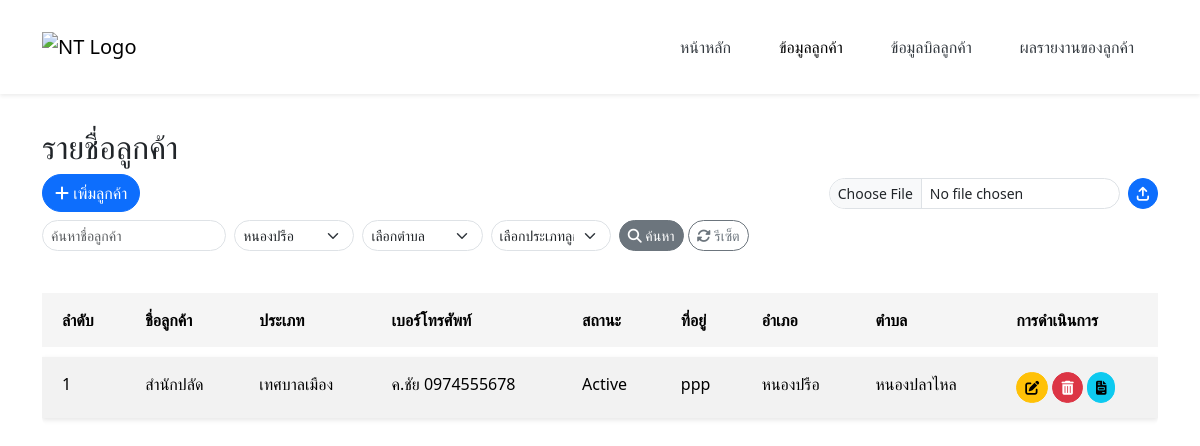
Page /page/customer.php?filter_amphure=7112 on the committed database.
### tables this page shows
CREATE TABLE `customer` (
  `customer_id` int(11) NOT NULL,
  `customer_name` char(100) DEFAULT NULL,
  `customer_type` enum('เทศบาลเมือง','เทศบาลตำบล','อบจ','อบต','บริษัทเอกชน','โรงพยาบาล','วัด','มูลนิธิ','โรงเรียนประถม','โรงเรียนมัธยม','โรงเรียนเอกชน','วิทยาลัย','มหาวิทยาลัย') DEFAULT NULL,
  `customer_phone` varchar(255) DEFAULT NULL,
  `customer_status` enum('Active','Inactive') DEFAULT NULL,
  `address_id` int(11) DEFAULT NULL,
  `create_at` datetime DEFAULT current_timestamp(),
  `update_at` date NOT NULL
);

CREATE TABLE `address` (
  `address_id` int(11) NOT NULL,
  `address_text` text DEFAULT NULL,
  `amphure_id` int(11) DEFAULT NULL,
  `thambon_id` int(11) DEFAULT NULL
);

CREATE TABLE `amphure` (
  `amphure_id` int(11) NOT NULL,
  `amphure_name` varchar(255) DEFAULT NULL,
  `province_id` int(11) DEFAULT NULL
);

CREATE TABLE `thambon` (
  `thambon_id` int(11) NOT NULL,
  `thambon_name` varchar(255) DEFAULT NULL,
  `zip_code` varchar(10) DEFAULT NULL,
  `amphure_id` int(11) DEFAULT NULL
);

### functions/customer_functions.php (called while the page is built, shortened)
<?php
function getCustomers($pdo, $filters = []) {
    $query = "
        SELECT c.customer_id, c.customer_name, c.customer_type, c.customer_phone, c.customer_status,
               c.create_at, c.update_at, a.address_text, a.amphure_id, a.thambon_id,
               am.amphure_name, t.thambon_name
        FROM customer c
        JOIN address a ON c.address_id = a.address_id
        JOIN amphure am ON a.amphure_id = am.amphure_id
        JOIN thambon t ON a.thambon_id = t.thambon_id
        WHERE 1=1
    ";
    $params = [];
    if (!empty($filters['filter_amphure'])) {
        $query .= " AND a.amphure_id = :amphure_id";
        $params[':amphure_id'] = $filters['filter_amphure'];
    }
    $query .= " ORDER BY c.customer_id";
    $stmt = $pdo->prepare($query);
    $stmt->execute($params);
    return $stmt->fetchAll(PDO::FETCH_ASSOC);
}
function getAmphures($pdo) {
    $stmt = $pdo->prepare("SELECT amphure_id, amphure_name FROM amphure ORDER BY amphure_name ASC");
    $stmt->execute();
    return $stmt->fetchAll(PDO::FETCH_ASSOC);
}
?>

### page/customer.php (the view, shortened to what this page needs)
<?php
require_once '../config/condb.php';
require_once '../functions/customer_functions.php';
$filters = [
  'search_name' => $_GET['search_name'] ?? null,
  'filter_amphure' => $_GET['filter_amphure'] ?? null,
  'filter_thambon' => $_GET['filter_thambon'] ?? null,
  'filter_customer_type' => $_GET['filter_customer_type'] ?? null
];
$customers = getCustomers($pdo, $filters);
$amphures = getAmphures($pdo);
?>
<!DOCTYPE html>
<html lang="en">
<head>
    <link rel="stylesheet" href="https://cdnjs.cloudflare.com/ajax/libs/font-awesome/6.4.2/css/all.min.css">
    <link href="https://cdn.jsdelivr.net/npm/bootstrap@5.3.3/dist/css/bootstrap.min.css" rel="stylesheet">
    <?php include '../components/header.php'; ?>
</head>
<body>
<div class="container mt-5">
    <h2>รายชื่อลูกค้า</h2>
    <div class="mb-3 d-flex flex-wrap justify-content-between align-items-center gap-2">
        <div>
            <button class="btn btn-primary rounded-pill" data-bs-toggle="modal" data-bs-target="#customerModal">
                <i class="fas fa-plus"></i> เพิ่มลูกค้า
            </button>
        </div>
        <form action="" method="post" enctype="multipart/form-data" class="d-flex align-items-center gap-2">
    <input type="file" name="excel" class="form-control form-control-sm rounded-pill" id="excelFile" accept=".xls, .xlsx" required>
    <button type="submit" name="import" class="btn btn-primary btn-sm rounded-pill">
        <i class="fa-solid fa-arrow-up-from-bracket"></i>
    </button>
</form>
        <div class="mb-3">
            <form method="get" class="row gx-2 gy-2 align-items-center">
                <div class="col-md-3">
                    <input type="text" name="search_name" class="form-control form-control-sm rounded-pill" placeholder="ค้นหาชื่อลูกค้า" value="<?php echo htmlspecialchars($filters['search_name'] ?? ''); ?>">
                </div>
                <div class="col-md-2">
                    <select name="filter_amphure" class="form-select form-select-sm rounded-pill" id="filterAmphure">
                        <?php foreach($amphures as $amphure): ?>
                            <option value="<?php echo htmlspecialchars($amphure['amphure_id']); ?>" <?php echo (isset($filters['filter_amphure']) && $filters['filter_amphure'] == $amphure['amphure_id']) ? 'selected' : ''; ?>>
                                <?php echo htmlspecialchars($amphure['amphure_name']); ?>
                            </option>
                        <?php endforeach; ?>
                    </select>
                </div>
                <div class="col-md-2">
                    <select name="filter_thambon" class="form-select form-select-sm rounded-pill" id="filterThambon">
                        <option value="">เลือกตำบล</option>
                    </select>
                </div>
                <div class="col-md-2">
                    <select name="filter_customer_type" class="form-select form-select-sm rounded-pill" id="filterCustomerType">
                        <option value="">เลือกประเภทลูกค้า</option>
                    </select>
                </div>
                <div class="col-md-auto">
                    <button type="submit" class="btn btn-secondary btn-sm rounded-pill">
                        <i class="fas fa-search"></i> ค้นหา
                    </button>
                    <a href="customer.php" class="btn btn-outline-secondary btn-sm rounded-pill">
                        <i class="fas fa-sync-alt"></i> รีเซ็ต
                    </a>
                </div>
            </form>
        </div>
    </div>
    <table class="table table-striped custom-table">
        <thead>
        <tr>
            <th>ลำดับ</th>
            <th>ชื่อลูกค้า</th>
            <th>ประเภท</th>
            <th>เบอร์โทรศัพท์</th>
            <th>สถานะ</th>
            <th>ที่อยู่</th>
            <th>อำเภอ</th>
            <th>ตำบล</th>
            <th>การดำเนินการ</th>
        </tr>
        </thead>
        <tbody>
        <?php foreach($customers as $index => $customer): ?>
            <tr>
                <td><?php echo $index + 1; ?></td>
                <td><?php echo htmlspecialchars($customer['customer_name']); ?></td>
                <td><?php echo htmlspecialchars($customer['customer_type']); ?></td>
                <td><?php echo htmlspecialchars($customer['customer_phone']); ?></td>
                <td><?php echo htmlspecialchars($customer['customer_status']); ?></td>
                <td><?php echo htmlspecialchars($customer['address_text']); ?></td>
                <td><?php echo htmlspecialchars($customer['amphure_name']); ?></td>
                <td><?php echo htmlspecialchars($customer['thambon_name']); ?></td>
                <td>
                    <button class="btn btn-sm btn-warning rounded-pill edit-customer" data-bs-toggle="modal" data-bs-target="#customerModal" data-customer-id="<?php echo $customer['customer_id']; ?>" data-customer-name="<?php echo htmlspecialchars($customer['customer_name']); ?>" data-customer-type="<?php echo htmlspecialchars($customer['customer_type']); ?>" data-customer-phone="<?php echo htmlspecialchars($customer['customer_phone']); ?>" data-customer-status="<?php echo htmlspecialchars($customer['customer_status']); ?>" data-address-text="<?php echo htmlspecialchars($customer['address_text']); ?>" data-amphure-id="<?php echo $customer['amphure_id']; ?>" data-thambon-id="<?php echo $customer['thambon_id']; ?>" data-create-at="<?php echo htmlspecialchars($customer['create_at']); ?>">
                        <i class="fas fa-edit"></i>
                    </button>
                    <a href="customer.php?delete_customer_id=<?php echo $customer['customer_id']; ?>" class="btn btn-sm btn-danger rounded-pill" onclick="return confirm('คุณต้องการลบข้อมูลลูกค้าหรือไม่?')">
                        <i class="fas fa-trash-alt"></i>
                    </a>
                    <a href="bill.php?customer_id=<?php echo $customer['customer_id']; ?>" class="btn btn-sm btn-info rounded-pill">
                        <i class="fas fa-file-invoice"></i>
                    </a>
                </td>
            </tr>
        <?php endforeach; ?>
        </tbody>
    </table>
</div>
</body>
</html>

### components/header.php (style rules this page uses)
body { padding-top: 80px; }

### page/customer.php (style rules this page uses)
body { padding-top: 80px; }
.custom-table { border-collapse: separate; border-spacing: 0 10px; border-radius: 10px; overflow: hidden; }
.custom-table th, .custom-table td { border: none; padding: 15px 20px; white-space: nowrap; overflow: hidden; text-overflow: ellipsis; }
.custom-table th { background-color: #f5f5f5; font-weight: 600; }
.custom-table tbody tr { background-color: white; box-shadow: 0 2px 5px rgba(0, 0, 0, 0.1); }

### rows in the picture
customer: customer_name "สำนักปลัด", customer_type "เทศบาลเมือง", customer_phone "ค.ชัย 0974555678", customer_status "Active", address.address_text "ppp", amphure.amphure_name "หนองปรือ", thambon.thambon_name "หนองปลาไหล"

### other values in the picture
form field filter_amphure "หนองปรือ"
